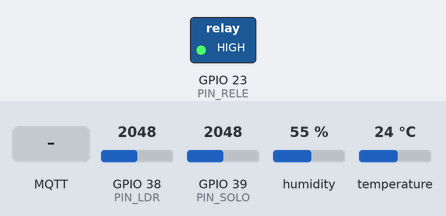
Recording of a sketch running on a simulated ESP32. Parts: switched loads named in the sketch (green lamp = pin HIGH). The inputs (shaded band) are chosen by the test bench; at power-on: GPIO 38 (PIN_LDR) = 2048, GPIO 39 (PIN_SOLO) = 2048, humidity 55 %, temperature 24 °C. WiFi joins after 1.5 s; servers stay silent unless stated; no MQTT or app messages arrive unless stated; what the sketch prints to the serial monitor is not drawn.

Above: at 2.7 s.
2.8 s: MQTT message "1" arrives on the first subscribed topic
At 4.0 s:
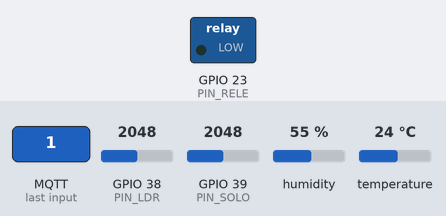
4.3 s: MQTT message "0" arrives on the first subscribed topic
At 5.2 s:
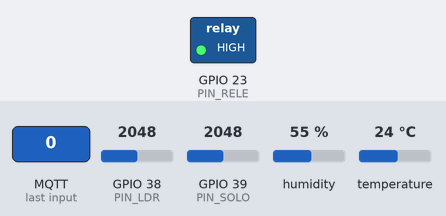
Timing chart, 0 to 7.3 s (numbered marks = the images above; inputs shaded):
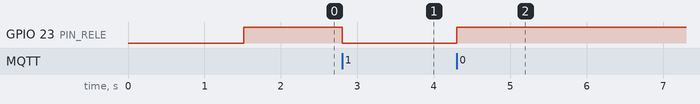

Measured:
- after the input at 2.8 s, GPIO 23 (PIN_RELE): HIGH → LOW at once
- after the input at 4.3 s, GPIO 23 (PIN_RELE): LOW → HIGH at once

The sketch:

arduino_mqtt.ino
```cpp
/****************************************
 * Include Libraries
 ****************************************/
#include <DHT.h>
#include <PubSubClient.h>
#include <WiFi.h>
#include <ArduinoJson.h>


#define DHTPIN 13 // DHT Digital Input Pin
#define DHTTYPE DHT11 // DHT11 or DHT22, depends on your sensor
#define PIN_LDR 38
#define PIN_RELE 23
#define PIN_SOLO 39


DHT dht(DHTPIN, DHTTYPE);


/****************************************
 * Define Constants
 ****************************************/

const char* ssid = "SMART-FARM";      // SSID Wifi
const char* password = "Pr0j3ct1ot";      // Senha Wifi
const char* mqttServer = "smartfarm.iot.ifrn"; //Link servidor mqtt


int id_dispositivo = 1;
int status_rele;


const int mqttPort = 1883;
const String topicoTelemetria = "v1/esp32/telemetria";
const String topicoRele = "v1/esp32/telemetria/statusRele";
const char* clientName = "esp1";
unsigned long lastSend;

WiFiClient wifiClient; //Objeto que manipula a conexão wifi
PubSubClient client(wifiClient); //Objeto que manipula a conexão com o broker mqtt


void mqttReConnect() {
  while (!client.connected()) {
      Serial.print("Attempting MQTT connection...");
    if (client.connect(clientName)) {
      Serial.println("connected");
      client.subscribe(topicoRele.c_str());
    } else {
      Serial.print("failed, rc=");
      Serial.print(client.state());
      Serial.println(" try again in 5 seconds");
      delay(5000);
    }

  }
}


//Função para publicar no broker
void publicar(String topic, String value) {

  client.publish((char*) topic.c_str(), (char*) value.c_str());

}


//Função para tratar retorno
void callback(char* topic, byte* payload, unsigned int length) {
  Serial.print("Message arrived [");
  Serial.print(topic);
  Serial.print("] payload: ");
  String data;
  for (int i = 0; i < length; i++) {
    data += (char)payload[i];
  }

    Serial.print(data);

  atualizaAtributos(topic, data);

}

//Função para configurar wifi
void conectaServidor() {
    delay(10);
    WiFi.begin(ssid, password); //Iniciar de fato a conexão com a rede sem fio
    while (WiFi.status() != WL_CONNECTED) {
      delay(500);
      Serial.print(".");
    }
    randomSeed(micros());

    client.setServer(mqttServer, mqttPort);
    client.setCallback(callback);

}


void setup()
{
  // put your setup code here, to run once:
  Serial.begin(9600);
    // initialize dht22
  dht.begin();
  conectaServidor();
  pinMode(PIN_RELE, OUTPUT);
  digitalWrite(PIN_RELE, HIGH);
  status_rele = 0;
  lastSend = 0;


}

void loop(){

if (!client.connected()) {
    mqttReConnect();
  }

client.loop();


if ( millis() - lastSend > 5000 ) { // Update and send only after 1 seconds


  float umidade = dht.readHumidity();
  float temperatura = dht.readTemperature();
  int sensorValue = analogRead(PIN_LDR);
  int percentualLumi = map(sensorValue, 0, 4095, 0, 100);
  float umidadesolo = analogRead(PIN_SOLO);


  StaticJsonDocument<200> doc;
  //doc["time"] = millis();
  doc["temperatura"] = temperatura;
  doc["umidade"] = umidade;
  doc["umidadesolo"] = umidadesolo;
  doc["luminosidade"] = percentualLumi;
  doc["statusrele"] = status_rele;
  doc["ID"] = id_dispositivo;
  char jsonBuffer[512];
  serializeJson(doc, jsonBuffer); // print to client

    // Check if any reads failed and exit early (to try again).
//  if (isnan(umidade) || isnan(temperatura)) {
//    Serial.println(F("Failed to read from DHT sensor!"));
//    return;
 // }

  publicar(topicoTelemetria, jsonBuffer);
  //Serial.println("Publicado");

 lastSend = millis();
  }


}


void atualizaAtributos(String topico, String valor){

  if (topico.equals(topicoRele)){
        status_rele = valor.toInt();
        alteraStatusRele();
  }
}

void alteraStatusRele(){

    switch (status_rele){
      case 0:
        digitalWrite(PIN_RELE, HIGH);
 //       Serial.println("led desligado");
        break;
      case 1:
        digitalWrite(PIN_RELE, LOW);
 //       Serial.println("led ligado");
        break;
   }
}
```
